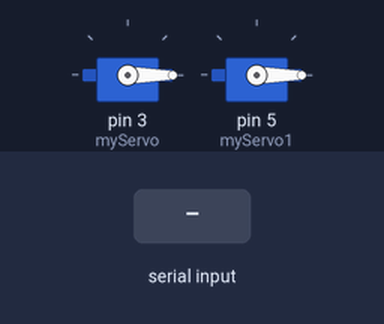
Simulated run of this sketch. Board: Arduino Uno, built with avr-gcc and run on an emulated ATmega328P. On the bench: 2 × servo. The inputs (shaded band) are chosen by the test bench.

Above: at 1.2 s.
1.3 s: "G" received over Serial
At 2.2 s:
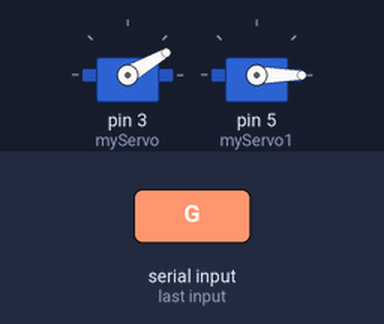
2.8 s: "N" received over Serial
At 3.3 s:
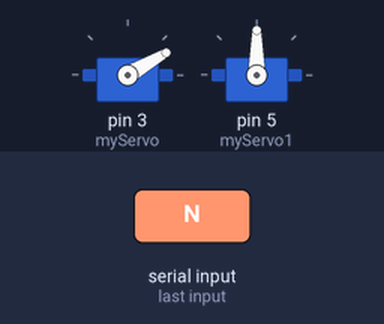
4.3 s: "C" received over Serial
At 5.5 s:
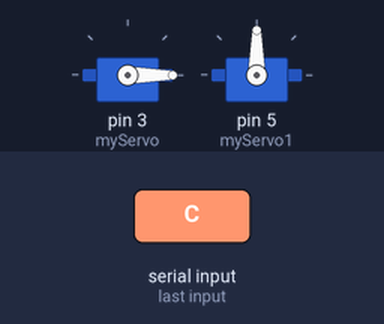
5.8 s: "M" received over Serial
At 6.8 s:
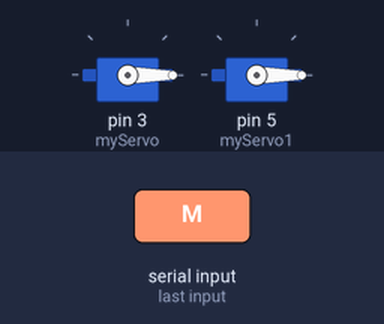
Timing chart, 0 to 8.3 s (numbered marks = the images above; inputs shaded):
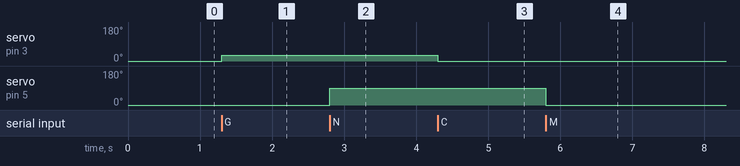

Measured:
- after the input at 1.3 s, servo on pin 3 (myServo): 0° → 30° at once
- after the input at 2.8 s, servo on pin 5 (myServo1): 0° → 90° at once
- after the input at 4.3 s, servo on pin 3 (myServo): 30° → 0° at once
- after the input at 5.8 s, servo on pin 5 (myServo1): 90° → 0° at once

The sketch:

testServo.ino
```cpp
#include <Servo.h>

Servo myServo;
Servo myServo1;

void setup() {
  myServo.attach(3);
  myServo1.attach(5);
  Serial.begin(9600); // Initialize UART with 9600 baud rate
  myServo.write(0);
  myServo1.write(0);
}

void loop() {
  if (Serial.available() > 0) { // Check if data is available to read
    char receivedChar = Serial.read(); // Read the incoming character

    if (receivedChar == 'G') {
      myServo.write(30); // Rotate servo on pin 3 to 30 degrees
    }
    else if (receivedChar == 'M') {
      myServo1.write(0); // Rotate servo on pin 5 to 0 degrees
    }
    else if (receivedChar == 'N') {
      myServo1.write(90); // Rotate servo on pin 5 to 90 degrees
    }
    else if (receivedChar == 'C') {
      myServo.write(0); // Rotate servo on pin 3 to 0 degrees
    }
  }
}
```
